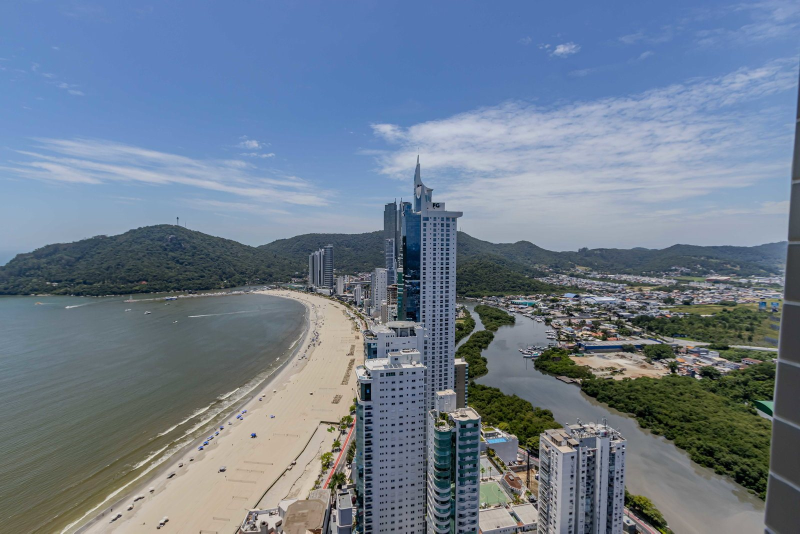
#> input picture fotos_web/aurora-3.jpg, 1600 x 1067 px, given as the content of the folder ../fotos_web/aurora-3.jpg, which was not available (shown at 1/2 size)
$ python contact_sheet.py ../fotos_web/aurora-3.jpg ../fotos_web/aurora-4.jpg
#> lines starting #> are read from the running program, lines starting #| are printed output that depends on the picture; pictures that were not available may be replaced by others from this repository, and a replacement may not be noted
#!/usr/bin/env python3
"""
contact_sheet.py — monta um mosaico numerado das fotos de uma pasta, para curar/ordenar.
Uso: python contact_sheet.py <pasta> <saida.jpg>
Cada miniatura recebe #N e o nome do arquivo — use os números na 'ordem' do optimize_photos.py.
Requer Pillow.
"""
from PIL import Image, ImageDraw, ImageFont
import sys, os, glob

inp, out = sys.argv[1], sys.argv[2]
imgs = sorted([f for f in glob.glob(os.path.join(inp, "**", "*"), recursive=True)
               if f.lower().endswith(('.jpg', '.jpeg', '.png')) and 'thumbs' not in os.path.basename(f).lower()])
try: font = ImageFont.truetype("C:/Windows/Fonts/arialbd.ttf", 14)
except Exception: font = ImageFont.load_default()
n = len(imgs); COLS = 6; TW = 300; PAD = 6; LH = 20
rows = (n + COLS - 1)//COLS; cw = TW + PAD; chh = int(TW*0.66) + LH + PAD
sheet = Image.new("RGB", (COLS*cw + PAD, rows*chh + PAD), (20, 22, 28)); dr = ImageDraw.Draw(sheet)
#> after `sheet = Image.new('RGB', (COLS * cw + PAD, rows * chh + PAD), (20, 22,`:
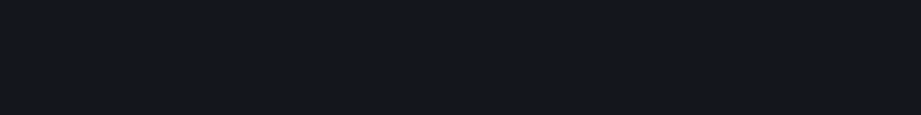
#> sheet: PIL image 1842x230 RGB (shown at 1/2 size); mean R, G, B 20, 22, 28
for i, f in enumerate(imgs):
    r, c = divmod(i, COLS); x = PAD + c*cw; y = PAD + r*chh
    im = Image.open(f).convert("RGB"); im.thumbnail((TW, int(TW*0.66)))
#> further down, im is the input picture: PIL image 1600x1067 RGB; mean R, G, B 110.2, 125, 142.3
#> after `im.thumbnail((TW, int(TW * 0.66)))`:
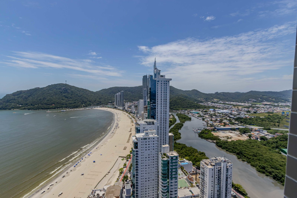
#> im: PIL image 297x198 RGB; mean R, G, B 110.3, 125.1, 142.4
    sheet.paste(im, (x, y+LH))
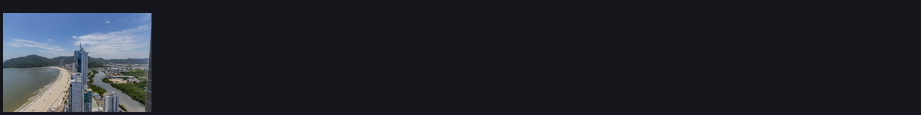
#> sheet: PIL image 1842x230 RGB (shown at 1/2 size); mean R, G, B 32.5, 36.3, 43.9
    dr.text((x+2, y+2), "#%d %s" % (i+1, os.path.basename(f)[:30]), fill=(255, 214, 120), font=font)
sheet.save(out, "JPEG", quality=80)
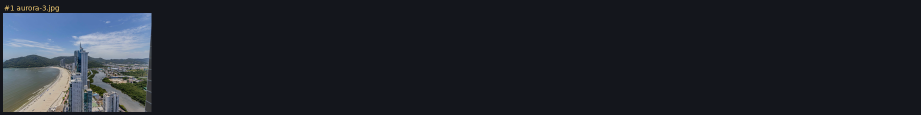
#> saved as aurora-4.jpg: PIL image 1842x230 RGB (shown at 1/2 size); mean R, G, B 32.7, 36.4, 43.9
print(n, "fotos ->", out)

$ run again, on fotos_web/aurora-4.jpg
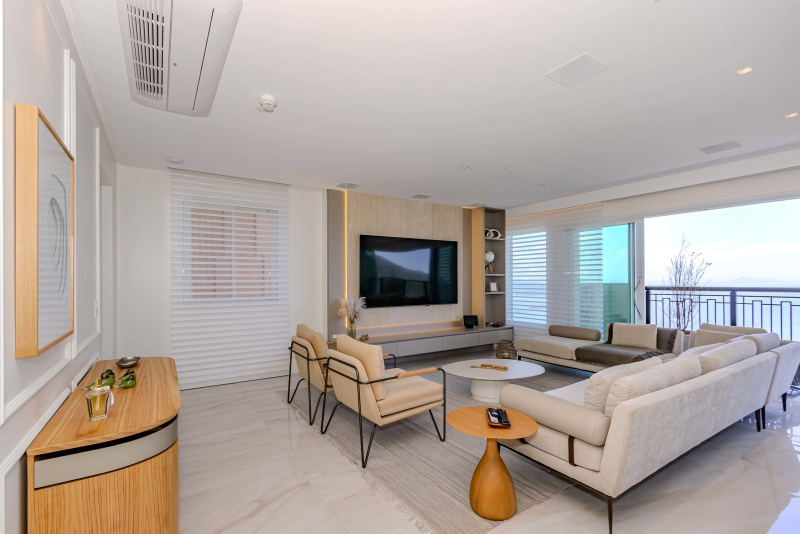
#> input picture fotos_web/aurora-4.jpg, 1600 x 1067 px, given as the content of the folder ../fotos_web/aurora-4.jpg, which was not available (shown at 1/2 size)
#> im is the input picture: PIL image 1600x1067 RGB; mean R, G, B 175.5, 165.6, 159.7
#> `im.thumbnail((TW, int(TW * 0.66)))`:
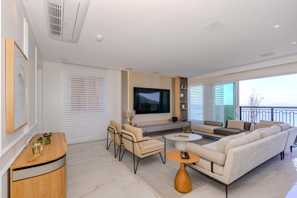
#> im: PIL image 297x198 RGB; mean R, G, B 175.6, 165.8, 159.8
#> `sheet.save(out, "JPEG", quality=80)`:
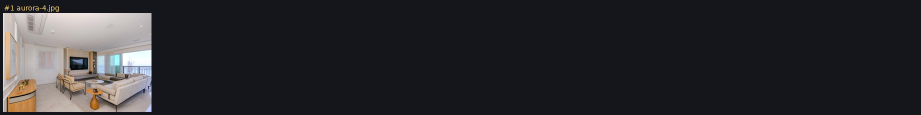
#> saved as aurora-4.jpg: PIL image 1842x230 RGB (shown at 1/2 size); mean R, G, B 41.8, 42.1, 46.4

$ run again, on fotos_web/aurora-5.jpg
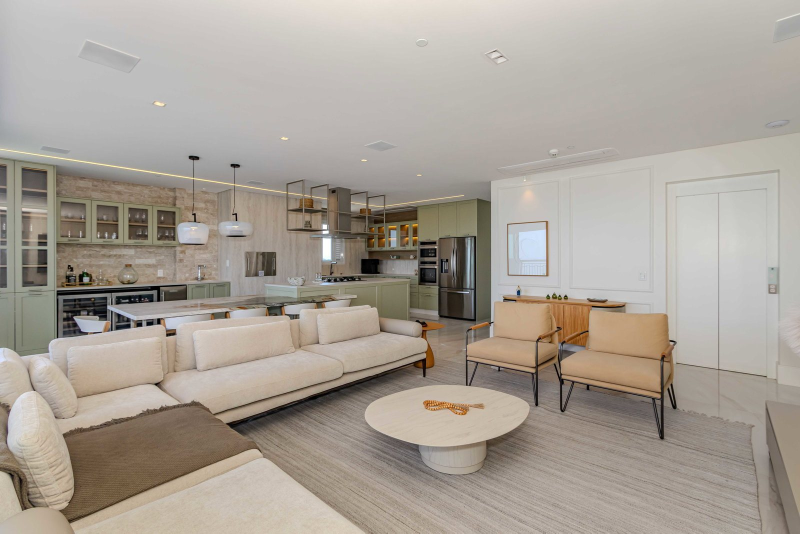
#> input picture fotos_web/aurora-5.jpg, 1600 x 1067 px, given as the content of the folder ../fotos_web/aurora-5.jpg, which was not available (shown at 1/2 size)
#> im is the input picture: PIL image 1600x1067 RGB; mean R, G, B 168.5, 160.6, 151.1
#> `im.thumbnail((TW, int(TW * 0.66)))`:
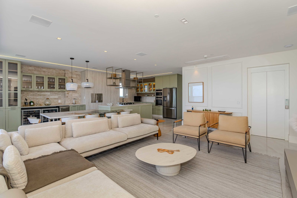
#> im: PIL image 297x198 RGB; mean R, G, B 168.7, 160.7, 151.2
#> `sheet.save(out, "JPEG", quality=80)`:
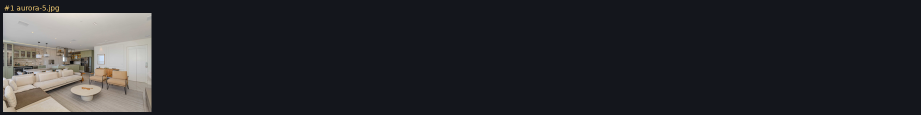
#> saved as aurora-5.jpg: PIL image 1842x230 RGB (shown at 1/2 size); mean R, G, B 40.8, 41.4, 45.2
